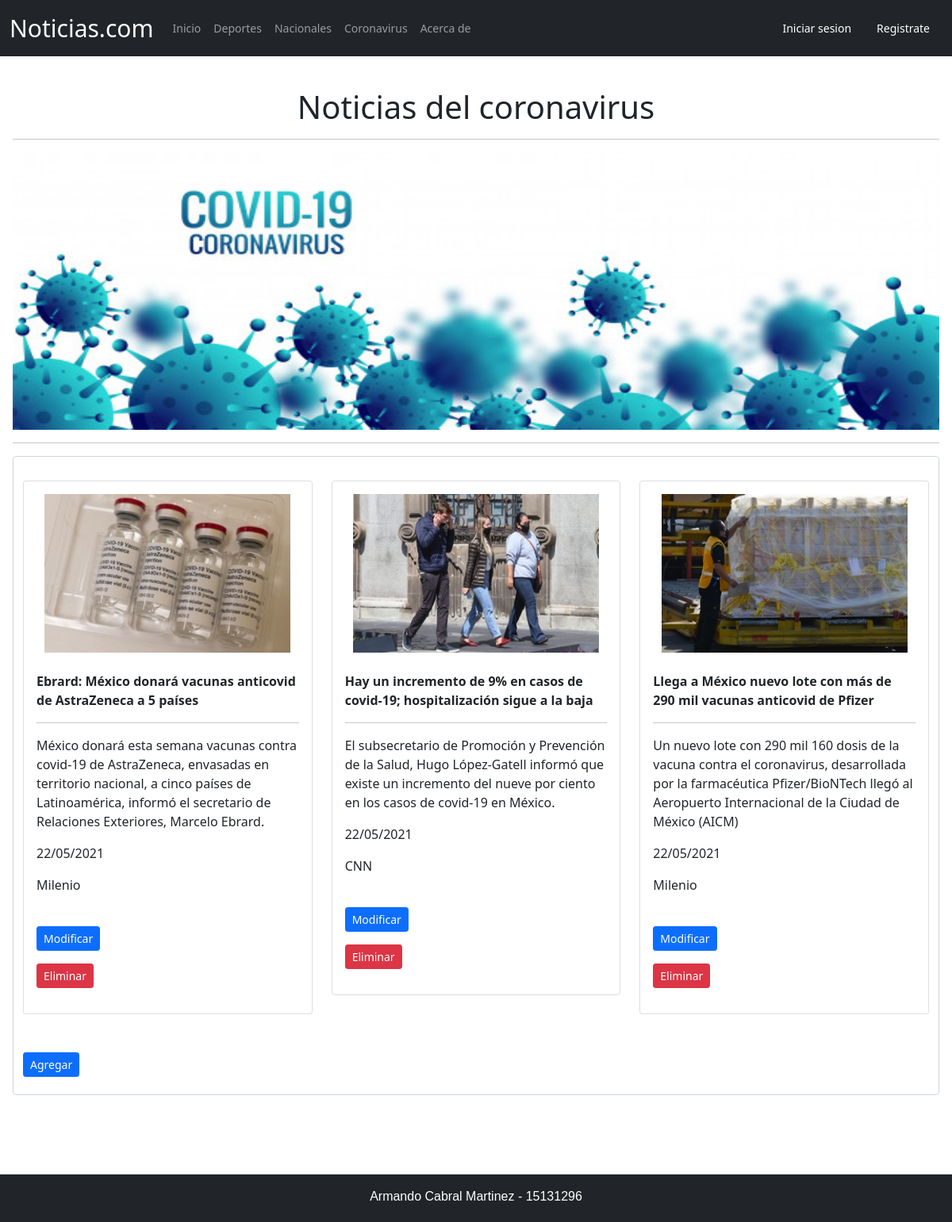
Screenshot of /accounts/corona with the database file from the repository.
### noticias/models.py (models this page shows, shortened)
class corona (models.Model):
	nombre = models.CharField(default = "",null=True,max_length = 200)
	descripcion = models.CharField(default = "",null=True,max_length = 200)
	fuente = models.CharField(default = "",null=True,max_length = 200)
	fecha = models.CharField(default = "",null=True,max_length = 200)
	imagen = models.ImageField(upload_to = "imagen" , null="True")

### noticias/views.py (the view)
# urls.py: path('corona',CoronaPageView.as_view(),name = 'corona'),
class CoronaPageView(ListView):
	model = corona
	template_name = 'corona.html'
	context_object_name = 'docs_list'

### noticias/templates/corona.html
{% extends 'base.html' %}
{% block content %}
{% load static %}
<div class="p-3">
	<br>
	<center><h1>Noticias del coronavirus</h1><hr></center>
	<div class="row">
	<img src="{% static 'files/bannerCorona.jpg' %}" height="350px"
	    	width="930px">
	</div><hr>
	<form class="form-control">
		<div class="row">
				{% for corona in docs_list %}
				<div class=col-md-4>
                    <br>
                    <div class="card">
                    	<div class="card-body">
                    		<center><img src="{{ corona.imagen.url }}" height="200" width="310"></center><br>
					        <strong><p>{{ corona.nombre }}</p></strong><hr>
					        <p>{{ corona.descripcion }}</p>
					        <p>{{ corona.fecha }}</p>
					        <p>{{ corona.fuente }}</p>
		                    <br>
					        <p><a  class= "btn btn-primary btn-sm" href="{% url 'modificarCorona' corona.id  %}">Modificar</a></p>
					        <p><a  class= "btn btn-danger btn-sm" href="{% url 'eliminarCorona' corona.id  %}">Eliminar</a></p>
                    	</div>
                    </div>
				</div>
	    		{% endfor %}
		</div><br><br>
			    		<p><a  class= "btn btn-primary btn-sm" href="{% url 'agregarCorona' %}">Agregar</a></p>
	</form>
	<br><br><br>
</div>
{% endblock content %}

### rows the page displays
corona: imagen (picture), nombre "Ebrard: México donará vacunas anticovid de AstraZeneca a 5 países", descripcion "México donará esta semana vacunas contra covid-19 de AstraZeneca, envasadas en territorio nacional, a cinco países de Latinoamérica, informó el secretario de Relaciones Exteriores, Marcelo Ebrard.", fecha "22/05/2021", fuente "Milenio"
corona: imagen (picture), nombre "Hay un incremento de 9% en casos de covid-19; hospitalización sigue a la baja", descripcion "El subsecretario de Promoción y Prevención de la Salud, Hugo López-Gatell informó que existe un incremento del nueve por ciento en los casos de covid-19 en México.", fecha "22/05/2021", fuente "CNN"
corona: imagen (picture), nombre "Llega a México nuevo lote con más de 290 mil vacunas anticovid de Pfizer", descripcion "Un nuevo lote con 290 mil 160 dosis de la vacuna contra el coronavirus, desarrollada por la farmacéutica Pfizer/BioNTech llegó al Aeropuerto Internacional de la Ciudad de México (AICM)", fecha "22/05/2021", fuente "Milenio"
